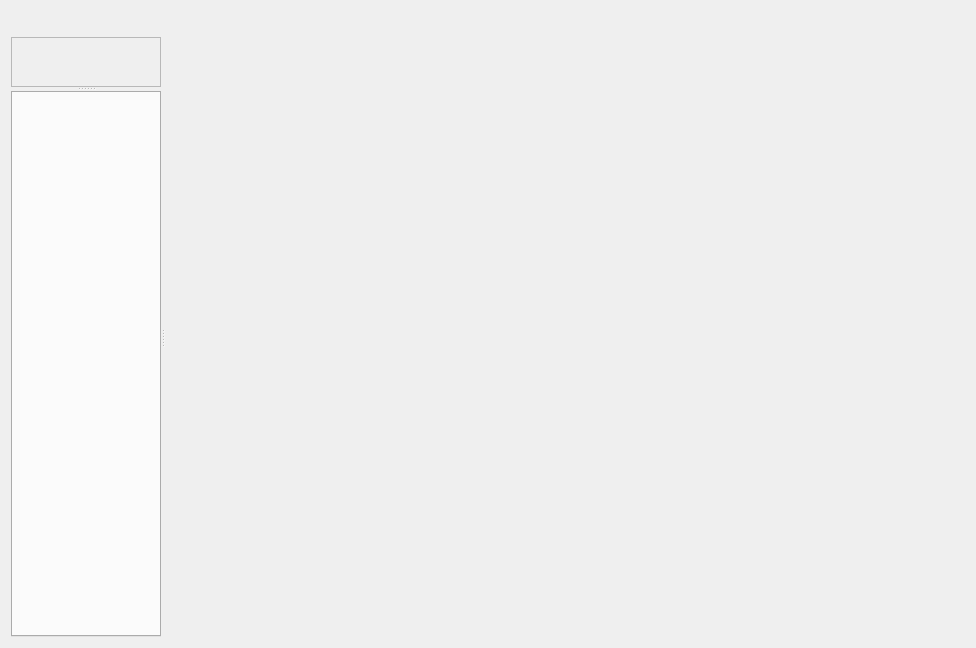
<?xml version="1.0" encoding="UTF-8"?>
<ui version="4.0">
 <class>MdViewerWidget</class>
 <widget class="QWidget" name="MdViewerWidget">
  <property name="geometry">
   <rect>
    <x>0</x>
    <y>0</y>
    <width>974</width>
    <height>646</height>
   </rect>
  </property>
  <property name="windowTitle">
   <string>Form</string>
  </property>
  <layout class="QVBoxLayout" name="verticalLayout">
   <item>
    <layout class="QHBoxLayout" name="horizontalLayout">
     <item>
      <spacer name="horizontalSpacer">
       <property name="orientation">
        <enum>Qt::Horizontal</enum>
       </property>
       <property name="sizeHint" stdset="0">
        <size>
         <width>40</width>
         <height>20</height>
        </size>
       </property>
      </spacer>
     </item>
     <item>
      <widget class="TimeControlWidget" name="timeControlWidget" native="true"/>
     </item>
     <item>
      <widget class="ModeControlWidget" name="modeControlWidget" native="true"/>
     </item>
     <item>
      <widget class="ColorSelectionWidget" name="colorSelectionWidget" native="true"/>
     </item>
     <item>
      <spacer name="horizontalSpacer_2">
       <property name="orientation">
        <enum>Qt::Horizontal</enum>
       </property>
       <property name="sizeHint" stdset="0">
        <size>
         <width>40</width>
         <height>20</height>
        </size>
       </property>
      </spacer>
     </item>
    </layout>
   </item>
   <item>
    <widget class="QSplitter" name="splitter_2">
     <property name="orientation">
      <enum>Qt::Horizontal</enum>
     </property>
     <widget class="QSplitter" name="splitter">
      <property name="orientation">
       <enum>Qt::Vertical</enum>
      </property>
      <widget class="pqPipelineBrowserWidget" name="pipelineBrowser">
       <property name="minimumSize">
        <size>
         <width>150</width>
         <height>50</height>
        </size>
       </property>
       <property name="frameShape">
        <enum>QFrame::StyledPanel</enum>
       </property>
       <property name="frameShadow">
        <enum>QFrame::Raised</enum>
       </property>
      </widget>
      <widget class="pqProxyTabWidget" name="proxyTabWidget">
       <property name="sizePolicy">
        <sizepolicy hsizetype="Expanding" vsizetype="Expanding">
         <horstretch>0</horstretch>
         <verstretch>30</verstretch>
        </sizepolicy>
       </property>
       <property name="minimumSize">
        <size>
         <width>150</width>
         <height>50</height>
        </size>
       </property>
      </widget>
     </widget>
     <widget class="QWidget" name="viewWidget" native="true">
      <property name="minimumSize">
       <size>
        <width>800</width>
        <height>600</height>
       </size>
      </property>
     </widget>
    </widget>
   </item>
  </layout>
 </widget>
 <customwidgets>
  <customwidget>
   <class>pqProxyTabWidget</class>
   <extends>QTabWidget</extends>
   <header>pqProxyTabWidget.h</header>
   <container>1</container>
  </customwidget>
  <customwidget>
   <class>pqPipelineBrowserWidget</class>
   <extends>QFrame</extends>
   <header>pqPipelineBrowserWidget.h</header>
   <container>1</container>
  </customwidget>
  <customwidget>
   <class>TimeControlWidget</class>
   <extends>QWidget</extends>
   <header>TimeControlWidget.h</header>
   <container>1</container>
  </customwidget>
  <customwidget>
   <class>ModeControlWidget</class>
   <extends>QWidget</extends>
   <header>ModeControlWidget.h</header>
   <container>1</container>
  </customwidget>
  <customwidget>
   <class>ColorSelectionWidget</class>
   <extends>QWidget</extends>
   <header>ColorSelectionWidget.h</header>
   <container>1</container>
  </customwidget>
 </customwidgets>
 <resources/>
 <connections/>
</ui>
